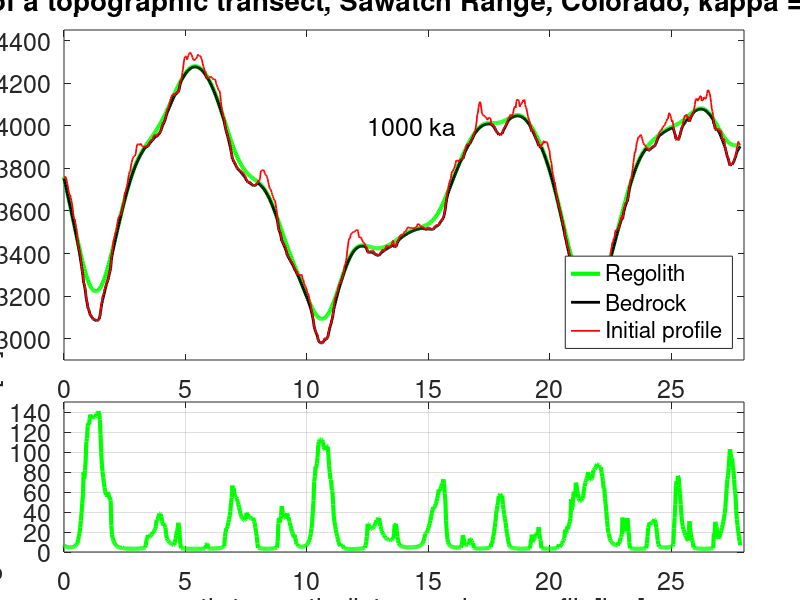

MATLAB code for this plot:
%% CODE FOR HILLSLOPE EVOLUTION WITH A REAL TOPOGRAPHIC PROFILE, evolving over 1 million years.
%% WRITTEN BY COLE C. PAZAR, ON FEBURARY 8TH, 2016.
%  1D diffusion staggered variables code style inspired by RSA

% now with a real topographic profile
% requires the file named: profile_for_erosive_diffusion.txt to be in the same folder!
% the topographic data is included in the git hub repo.

%  clear all

clearvars
figure(1)
clf

%% initialize

k = 0.1;     %  relatively high hillslope diffusivity [=] m^2/year

% distance array [=] m
step = 1000;
xmin = 0;
xmax = 27844;
dx = xmax/step; % was 1
x = xmin:dx:xmax;

% initial topography and soil thickness [=] m
disp = 0; % amount of topographic displacement
slopedegrees = -25;      % slope 
m = tand(slopedegrees);  % slope re-calculated
zmid = 4000;              % elevation at middle of an already eroded hillslope
% zb = (m.*x) + zmid;      % topography
% zb = -((0.1/500).*(x+disp).^2) + zmid;  % topography

load profile_for_erosive_diffusion.txt
topo = transpose(profile_for_erosive_diffusion(:,1));
zb = transpose(profile_for_erosive_diffusion(:,1));

H = zeros(1,length(x));  % soil thickness
z = zb+H;                % net

% weathering and transport parameters

wnot = 10^-3; % [=] m/yr
wstar = 1;  % scale for weathering rate, 1 meter
A = 0.01;
hstar = 0.2;
wdot = zeros(1,length(x)); % sets up array for weathering rate

% channel incision

edot = 10^-2; % [=] m/yr

% temporal array

tmax = 1000000; % 1 million years
dt = 10;
t = 0:dt:tmax;
nplots = 100;
tplot = tmax/nplots;

% fault w/random variables

dipdegrees = -70;
dip = tand(dipdegrees);
fault = (dip.*(x+300))+zmid-2000;
horzslip = 200;              % on average 20 meters of slip every 1000 years
vertslip = horzslip*(tand(dipdegrees)-tand(slopedegrees)); % accounts for geometry of the fault
slipperiod = 20000;          % fault period: every 10 ka


%% run

for i=1:length(t)

    wdot=wnot.*exp(-H./wstar); % exponential weathering rate
    
       % or :
       % humped weathering rate
       % wdot=wnot.*exp(H./wstar)+((A*H./wstar).*exp(-H./wstar));

    slope = diff(z)/dx;
    
    % find peaks and troughs
    
    xedge = x(1:end-1)+(dx/2);
    lt = find(slope<0); % slopes with left peaks
    rt = find(slope>0); % slopes with right peaks

    hedge = zeros(size(slope)); % sets up matrix sizes for edge variables
    hedge(1) = H(2);
    hedge(end)= H(end-1);
    hedge(rt) = H(rt+1);
    hedge(lt) = H(lt);
    
    q = -k.*slope.*(1-(exp(-hedge./hstar))); % discharge 
    
    q = [q(1) q q(end)]; % boundary conditions
    
    % develop topography and conserve mass
    dh_dt = wdot-diff(q)/dx;
    H = H + (dh_dt*dt);
    H = max(0,H); % for another boundary setup...
    zb = zb - (wdot*dt);
    z = H+zb;
   
    if(rem(t(i),tplot)==0)
        
    figure(1)
    %subplot(2,1,1)
    subplot('position',[0.08 0.4 0.85 0.55])
    plot(x/1000,z,'g','linewidth',3)
    hold on
    plot(x/1000,zb,'k','linewidth',2)
    hold on
    plot(x/1000,topo,'r','linewidth',1.25)
    ht=text(12,4000,['  ',num2str(t(i)/1000), ' ka '],'fontsize',18); % this makes the years print on screen
    axis([0 28 2900 4450]) 
    title('Landscape evolution of a topographic transect, Sawatch Range, Colorado, kappa = 0.1 m^2/year, over 1 Ma','fontsize',20)
    ylabel('relative elevation [m]','fontsize',18)
    set(gca,'fontsize',18)
    
    legend('Regolith','Bedrock','Initial profile','Location','southeast')
    
    hold off 
    %subplot('position',[0.08 0.08 0.85 0.25])
    %RI = imref2d(size(I));
    %RI.XWorldLimits = [0 3];
    %RI.YWorldLimits = [2 5];
    %subplot('position',[0.08 0.4 0.4 0.4])
    
    %subplot(2,1,2)
    subplot('position',[0.08 0.08 0.85 0.25])
    plot(x/1000,H,'g','linewidth',3)
    axis([0 28 0 150])
    xlabel('north-to-south distance along profile[km]','fontsize',18)
    ylabel('regolith thickness [m]','fontsize',18)
    set(gca,'fontsize',18)
    grid on
        
    drawnow
    
    end
   
end

%   this part of the code is in case you'd like to read in
%   the image of the transect across a DEM map of the surface. 

%    figure(2)
%    clf
%    I = imread('topographic_transect_sawatch.jpg');
%    imshow(I);


%% end of code
